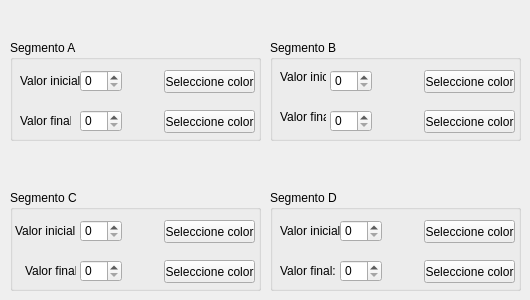
     <widget class="QWidget" name="page_4">
      <widget class="QGroupBox" name="groupBox_6">
       <property name="geometry">
        <rect>
         <x>10</x>
         <y>40</y>
         <width>251</width>
         <height>101</height>
        </rect>
       </property>
       <property name="title">
        <string>Segmento A</string>
       </property>
       <widget class="QLabel" name="label_9">
        <property name="geometry">
         <rect>
          <x>10</x>
          <y>30</y>
          <width>61</width>
          <height>21</height>
         </rect>
        </property>
        <property name="text">
         <string>Valor inicial:</string>
        </property>
       </widget>
       <widget class="QLabel" name="label_10">
        <property name="geometry">
         <rect>
          <x>10</x>
          <y>70</y>
          <width>51</width>
          <height>21</height>
         </rect>
        </property>
        <property name="text">
         <string>Valor final: </string>
        </property>
       </widget>
       <widget class="QSpinBox" name="sbxa4">
        <property name="geometry">
         <rect>
          <x>70</x>
          <y>30</y>
          <width>42</width>
          <height>22</height>
         </rect>
        </property>
        <property name="maximum">
         <number>4096</number>
        </property>
       </widget>
       <widget class="QSpinBox" name="sbya4">
        <property name="geometry">
         <rect>
          <x>70</x>
          <y>70</y>
          <width>42</width>
          <height>22</height>
         </rect>
        </property>
        <property name="maximum">
         <number>4096</number>
        </property>
       </widget>
       <widget class="QLabel" name="lcolora4">
        <property name="geometry">
         <rect>
          <x>120</x>
          <y>30</y>
          <width>21</width>
          <height>21</height>
         </rect>
        </property>
        <property name="text">
         <string/>
        </property>
       </widget>
       <widget class="QLabel" name="lcolorb4">
        <property name="geometry">
         <rect>
          <x>120</x>
          <y>70</y>
          <width>21</width>
          <height>21</height>
         </rect>
        </property>
        <property name="text">
         <string/>
        </property>
       </widget>
       <widget class="QPushButton" name="pbColorDialoga4">
        <property name="geometry">
         <rect>
          <x>154</x>
          <y>30</y>
          <width>91</width>
          <height>23</height>
         </rect>
        </property>
        <property name="text">
         <string>Seleccione color</string>
        </property>
       </widget>
       <widget class="QPushButton" name="pbColorDialogb4">
        <property name="geometry">
         <rect>
          <x>154</x>
          <y>70</y>
          <width>91</width>
          <height>23</height>
         </rect>
        </property>
        <property name="text">
         <string>Seleccione color</string>
        </property>
       </widget>
      </widget>
      <widget class="QGroupBox" name="groupBox_7">
       <property name="geometry">
        <rect>
         <x>270</x>
         <y>40</y>
         <width>251</width>
         <height>101</height>
        </rect>
       </property>
       <property name="title">
        <string>Segmento B</string>
       </property>
       <widget class="QLabel" name="label_17">
        <property name="geometry">
         <rect>
          <x>10</x>
          <y>30</y>
          <width>46</width>
          <height>13</height>
         </rect>
        </property>
        <property name="text">
         <string>Valor inicial:</string>
        </property>
       </widget>
       <widget class="QLabel" name="label_18">
        <property name="geometry">
         <rect>
          <x>10</x>
          <y>70</y>
          <width>46</width>
          <height>13</height>
         </rect>
        </property>
        <property name="text">
         <string>Valor final:</string>
        </property>
       </widget>
       <widget class="QSpinBox" name="sbxb4">
        <property name="geometry">
         <rect>
          <x>60</x>
          <y>30</y>
          <width>42</width>
          <height>22</height>
         </rect>
        </property>
        <property name="maximum">
         <number>4096</number>
        </property>
       </widget>
       <widget class="QSpinBox" name="sbyb4">
        <property name="geometry">
         <rect>
          <x>60</x>
          <y>70</y>
          <width>42</width>
          <height>22</height>
         </rect>
        </property>
        <property name="maximum">
         <number>4096</number>
        </property>
       </widget>
       <widget class="QLabel" name="lcolorc4">
        <property name="geometry">
         <rect>
          <x>110</x>
          <y>30</y>
          <width>21</width>
          <height>21</height>
         </rect>
        </property>
        <property name="text">
         <string/>
        </property>
       </widget>
       <widget class="QLabel" name="lcolord4">
        <property name="geometry">
         <rect>
          <x>110</x>
          <y>70</y>
          <width>21</width>
          <height>21</height>
         </rect>
        </property>
        <property name="text">
         <string/>
        </property>
       </widget>
       <widget class="QPushButton" name="pbColorDialogc4">
        <property name="geometry">
         <rect>
          <x>154</x>
          <y>30</y>
          <width>91</width>
          <height>23</height>
         </rect>
        </property>
        <property name="text">
         <string>Seleccione color</string>
        </property>
       </widget>
       <widget class="QPushButton" name="pbColorDialogd4">
        <property name="geometry">
         <rect>
          <x>154</x>
          <y>70</y>
          <width>91</width>
          <height>23</height>
         </rect>
        </property>
        <property name="text">
         <string>Seleccione color</string>
        </property>
       </widget>
      </widget>
      <widget class="QGroupBox" name="groupBox_8">
       <property name="geometry">
        <rect>
         <x>10</x>
         <y>190</y>
         <width>251</width>
         <height>101</height>
        </rect>
       </property>
       <property name="title">
        <string>Segmento C</string>
       </property>
       <widget class="QLabel" name="label_21">
        <property name="geometry">
         <rect>
          <x>5</x>
          <y>30</y>
          <width>61</width>
          <height>21</height>
         </rect>
        </property>
        <property name="text">
         <string>Valor inicial:</string>
        </property>
       </widget>
       <widget class="QLabel" name="label_22">
        <property name="geometry">
         <rect>
          <x>15</x>
          <y>70</y>
          <width>51</width>
          <height>21</height>
         </rect>
        </property>
        <property name="text">
         <string>Valor final:</string>
        </property>
       </widget>
       <widget class="QSpinBox" name="sbxc4">
        <property name="geometry">
         <rect>
          <x>70</x>
          <y>30</y>
          <width>42</width>
          <height>22</height>
         </rect>
        </property>
        <property name="maximum">
         <number>4096</number>
        </property>
       </widget>
       <widget class="QSpinBox" name="sbyc4">
        <property name="geometry">
         <rect>
          <x>70</x>
          <y>70</y>
          <width>42</width>
          <height>22</height>
         </rect>
        </property>
        <property name="minimum">
         <number>0</number>
        </property>
        <property name="maximum">
         <number>4096</number>
        </property>
       </widget>
       <widget class="QLabel" name="lcolore4">
        <property name="geometry">
         <rect>
          <x>120</x>
          <y>30</y>
          <width>21</width>
          <height>21</height>
         </rect>
        </property>
        <property name="text">
         <string/>
        </property>
       </widget>
       <widget class="QLabel" name="lcolorf4">
        <property name="geometry">
         <rect>
          <x>120</x>
          <y>70</y>
          <width>21</width>
          <height>21</height>
         </rect>
        </property>
        <property name="text">
         <string/>
        </property>
       </widget>
       <widget class="QPushButton" name="pbColorDialoge4">
        <property name="geometry">
         <rect>
          <x>154</x>
          <y>30</y>
          <width>91</width>
          <height>23</height>
         </rect>
        </property>
        <property name="text">
         <string>Seleccione color</string>
        </property>
       </widget>
       <widget class="QPushButton" name="pbColorDialogf4">
        <property name="geometry">
         <rect>
          <x>154</x>
          <y>70</y>
          <width>91</width>
          <height>23</height>
         </rect>
        </property>
        <property name="text">
         <string>Seleccione color</string>
        </property>
       </widget>
      </widget>
      <widget class="QGroupBox" name="groupBox_9">
       <property name="geometry">
        <rect>
         <x>270</x>
         <y>190</y>
         <width>251</width>
         <height>101</height>
        </rect>
       </property>
       <property name="title">
        <string>Segmento D</string>
       </property>
       <widget class="QLabel" name="label_25">
        <property name="geometry">
         <rect>
          <x>10</x>
          <y>30</y>
          <width>61</width>
          <height>21</height>
         </rect>
        </property>
        <property name="text">
         <string>Valor inicial:</string>
        </property>
       </widget>
       <widget class="QLabel" name="label_26">
        <property name="geometry">
         <rect>
          <x>10</x>
          <y>70</y>
          <width>61</width>
          <height>21</height>
         </rect>
        </property>
        <property name="text">
         <string>Valor final:</string>
        </property>
       </widget>
       <widget class="QSpinBox" name="sbxd4">
        <property name="geometry">
         <rect>
          <x>70</x>
          <y>30</y>
          <width>42</width>
          <height>22</height>
         </rect>
        </property>
        <property name="maximum">
         <number>4096</number>
        </property>
       </widget>
       <widget class="QSpinBox" name="sbyd4">
        <property name="geometry">
         <rect>
          <x>70</x>
          <y>70</y>
          <width>42</width>
          <height>22</height>
         </rect>
        </property>
        <property name="maximum">
         <number>4096</number>
        </property>
       </widget>
       <widget class="QLabel" name="lcolorg4">
        <property name="geometry">
         <rect>
          <x>120</x>
          <y>30</y>
          <width>21</width>
          <height>21</height>
         </rect>
        </property>
        <property name="text">
         <string/>
        </property>
       </widget>
       <widget class="QLabel" name="lcolorh4">
        <property name="geometry">
         <rect>
          <x>120</x>
          <y>70</y>
          <width>21</width>
          <height>21</height>
         </rect>
        </property>
        <property name="text">
         <string/>
        </property>
       </widget>
       <widget class="QPushButton" name="pbColorDialogg4">
        <property name="geometry">
         <rect>
          <x>154</x>
          <y>30</y>
          <width>91</width>
          <height>23</height>
         </rect>
        </property>
        <property name="text">
         <string>Seleccione color</string>
        </property>
       </widget>
       <widget class="QPushButton" name="pbColorDialogh4">
        <property name="geometry">
         <rect>
          <x>154</x>
          <y>70</y>
          <width>91</width>
          <height>23</height>
         </rect>
        </property>
        <property name="text">
         <string>Seleccione color</string>
        </property>
       </widget>
      </widget>
     </widget>
